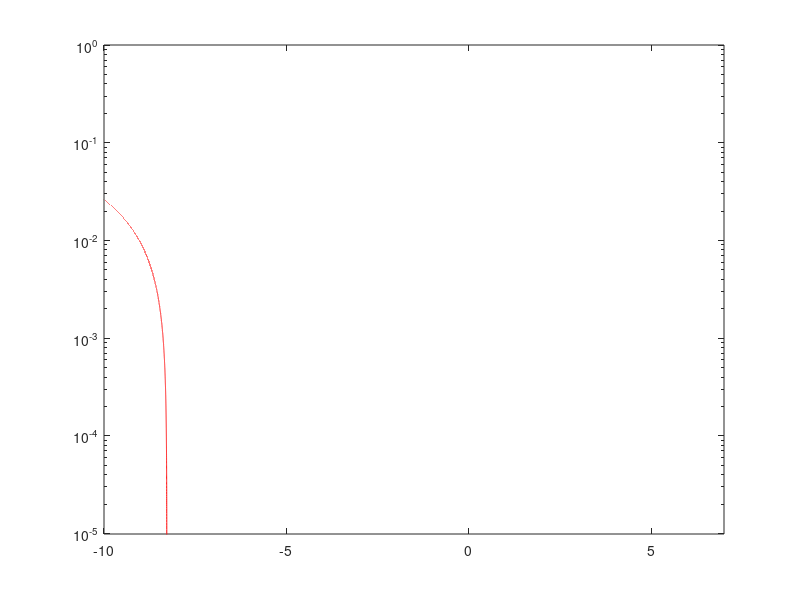

This chart was generated by the following MATLAB code:
clear all
clc

BER=0.5:-0.000001:1e-6;
eta=(1/5);
 for t=1:length(BER)
 H_BER(t)=BER(t)*log2(BER(t)^-1)+(1-BER(t))*log2((1-BER(t))^-1);
 EbNo(t)=((2^((1-H_BER(t))*eta)-1)*(1-H_BER(t)))/eta;
SNR(t)=eta*EbNo(t);
 end
 
 semilogy(10*log10(SNR),BER,'-r');
  axis([-10 7 0.99*10^-5 10^0])